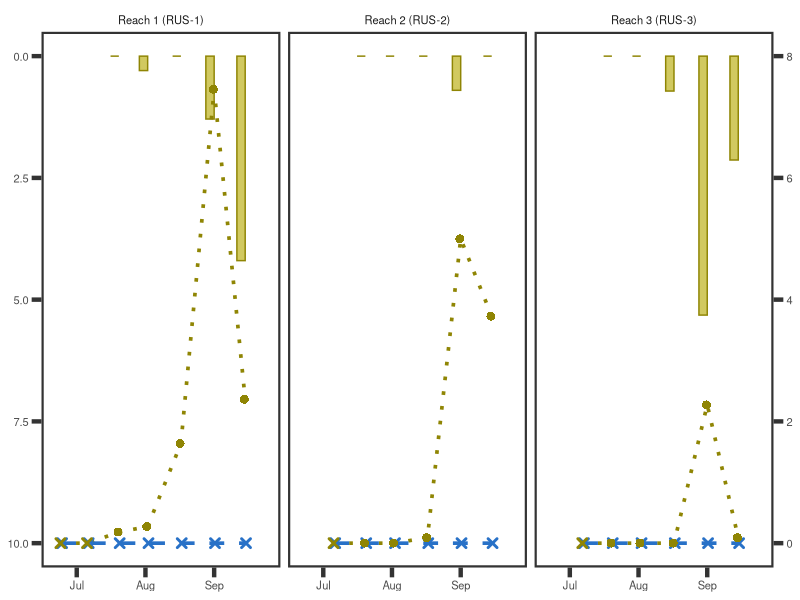

R code for this plot: (Note: this script raises an error after producing the figure.)
#### Taxa-specific cover and anatoxin relationships per reach all rivers (2022 data)
### Jordan Zabrecky
## last edited: 07.25.2025

# This script plots a supplemental figure taxa-specific cover and anatoxin concentrations
# for each reach sampled on each river in 2022

#### (1) Loading in libraries and data ####

# loading libraries
lapply(c("tidyverse", "lubridate", "plyr", "dataRetrieval", "cowplot", 
         "gridExtra", "grid"), 
       require, character.only = T)

# loading in data
data <- read.csv("./data/field_and_lab/allrivers22_combined.csv") %>% 
  mutate(field_date = ymd(field_date))

# pivot longer (cover)
cover <- data %>% 
  select(field_date, site_reach, site, microcoleus, anabaena_cylindrospermum,) %>% 
  pivot_longer(cols = c(4,5), names_to = "taxa", values_to = "percent_cover")

# get presence/absence
presence <- data %>% 
  select(field_date, site_reach, site, proportion_micro_transects, 
         proportion_ana_cyl_transects) %>% 
  mutate(microcoleus_present = 
           case_when(proportion_micro_transects > 0 ~ "yes",
                     TRUE ~ "no"),
         ana_cyl_present = 
           case_when(proportion_ana_cyl_transects > 0 ~ "yes",
                     TRUE ~ "no")) %>% 
  dplyr::rename(microcoleus = microcoleus_present,
         anabaena_cylindrospermum = ana_cyl_present) %>% 
  select(!c("proportion_micro_transects", "proportion_ana_cyl_transects")) %>% 
  pivot_longer(cols = c(4,5), names_to = "taxa", values_to = "presence")

# join in presence data with cover
cover <- left_join(cover, presence, by = c("field_date", "site_reach", "site", "taxa"))

# pivot longer (anatoxins)
anatoxins <- data %>% 
  select(field_date, site_reach, site, TM_ATX_all_ug_orgmat_g, TAC_ATX_all_ug_orgmat_g) %>% 
  dplyr::rename(microcoleus = TM_ATX_all_ug_orgmat_g,
                anabaena_cylindrospermum = TAC_ATX_all_ug_orgmat_g) %>% 
  pivot_longer(cols = c(4,5), names_to = "taxa", values_to = "ATX_ug_orgmat_g")

# split based on site_reach
cover_list <- split(cover, cover$site)
atx_list <- split(anatoxins, anatoxins$site)

#### (2) Making plots ####

# set theme for all plots
theme_set(theme_bw() + theme(legend.position = "bottom", 
                             panel.grid.minor = element_blank(), panel.grid.major = element_blank(),
                             panel.border = element_rect(linewidth = 1.5), axis.ticks = element_line(linewidth = 1.5),
                             text = element_text(size = 10), axis.ticks.length=unit(.25, "cm"),
                             strip.background = element_blank()))

## (a) Russian River

## russian river reaches

# make figure
rus_figs <- ggplot(data = cover_list$RUS, aes(x = field_date)) +
  geom_bar(data = atx_list$RUS, position = "dodge", stat = "identity", 
           aes(y = ATX_ug_orgmat_g, fill = taxa, color = taxa), width = 7.5) +
  geom_line(data = cover_list$RUS, aes(y = 10 - (percent_cover * 1.25), color = taxa, linetype = taxa),
            linewidth = 1.25) +
  geom_point(data = cover_list$RUS, aes(y = 10 - (percent_cover * 1.25), color = taxa, 
                                        shape = interaction(presence)),
             size = 2, stroke = 1.5, position = position_dodge(width = 1.5)) +
  scale_color_manual("Group", values = c("#8f8504","#2871c7"),
                     labels = c("Anabaena & Cylindrospermum", "Microcoleus")) +
  scale_linetype_manual("Group", values = c("dotted", "dashed"),
                        labels = c("Anabaena & Cylindrospermum", "Microcoleus")) +
  scale_shape_manual("Present / Quadrat", values = c(4, 16)) +
  scale_fill_manual("Group", values = c("#d1c960","#5a88bf"),
                    labels = c("Anabaena & Cylindrospermum", "Microcoleus")) +
  labs(y = NULL, x = NULL) +
  scale_x_date(limits = as.Date(c("2022-06-20", "2022-09-26"))) +
  scale_y_reverse(sec.axis = sec_axis(~ ((. - 10)/1.25) * -1)) +
  theme(legend.position = "none") + # will move over legend via illustrator
  facet_grid(~site_reach,
             labeller =  as_labeller(c(`RUS-1S` = "Reach 1 (RUS-1)", 
                                       `RUS-2`= "Reach 2 (RUS-2)",
                                       `RUS-3` = "Reach 3 (RUS-3)"))) + 
  scale_x_date(limits = as.Date(c("2022-06-20", "2022-09-26")))
rus_figs

## salmon river reaches

# create gray box for wildfire (when sampling was not taking place!) 
wildfire <- data.frame(xmin = as.Date("2022-07-30"),
                       xmax = as.Date("2022-09-18"),
                       ymin = 0, 
                       ymax = 5)

# make figure
# (having issues getting segment grouping to remove lines around box
# so will just remove lines later)
sal_figs <- ggplot(data = cover_list$SAL) +
  geom_bar(data = atx_list$SAL, position = "dodge", stat = "identity", 
           aes(x = field_date, y = ATX_ug_orgmat_g, fill = taxa, color = taxa), width = 7.5) +
  geom_line(data = cover_list$SAL, aes(x = field_date, 
                                       y = 5 - (percent_cover * .15), color = taxa,
                                       linetype = taxa, group = segment),
          linewidth = 1.25) +
  geom_point(data = cover_list$SAL, aes(x = field_date, 
                                        y = 5 - (percent_cover * .15), color = taxa, 
                                        shape = interaction(presence)),
             size = 2, stroke = 1.5, position = position_dodge(width = 1.5)) +
  geom_rect(data = wildfire, aes(xmin = xmin, xmax = xmax, ymin = ymin, ymax = ymax), 
            fill = "#ededed") +
  scale_color_manual("Group", values = c("#8f8504","#2871c7"),
                     labels = c("Anabaena & Cylindrospermum", "Microcoleus")) +
  scale_linetype_manual("Group", values = c("dotted", "dashed"),
                        labels = c("Anabaena & Cylindrospermum", "Microcoleus")) +
  scale_shape_manual("Present / Quadrat", values = c(4, 16)) +
  scale_fill_manual("Group", values = c("#d1c960","#5a88bf"),
                    labels = c("Anabaena & Cylindrospermum", "Microcoleus")) +
  labs(y = NULL, x = NULL) +
  scale_x_date(limits = as.Date(c("2022-06-20", "2022-09-26"))) +
  scale_y_reverse(limits = c(5,0), sec.axis = sec_axis(~ ((. - 5)/.15) * -1)) +
  theme(legend.position = "none") + # will move over legend via illustrator
  facet_grid(~site_reach,
             labeller =  as_labeller(c(`SAL-1S` = "Reach 1 (SAL-1)", 
                                       `SAL-2`= "Reach 2 (SAL-2)",
                                       `SAL-3` = "Reach 3 (SAL-3)")))
sal_figs 

## south fork eel reaches

# make figures
eel_figs <- ggplot(data = cover_list$`SFE-M`, aes(x = field_date)) +
  geom_bar(data = atx_list$`SFE-M`, position = "dodge", stat = "identity", 
           aes(y = ATX_ug_orgmat_g, fill = taxa, color = taxa), width = 7.5) +
  geom_line(data = cover_list$`SFE-M`, aes(y = 250 - (percent_cover * 7), color = taxa, linetype = taxa),
            linewidth = 1.25) +
  geom_point(data = cover_list$`SFE-M`, aes(y = 250 - (percent_cover * 7), color = taxa, 
                                        shape = interaction(presence)),
             size = 2, stroke = 1.5, position = position_dodge(width = 1.5)) +
  scale_color_manual("Group", values = c("#8f8504","#2871c7"),
                     labels = c("Anabaena & Cylindrospermum", "Microcoleus")) +
  scale_linetype_manual("Group", values = c("dotted", "dashed"),
                        labels = c("Anabaena & Cylindrospermum", "Microcoleus")) +
  scale_shape_manual("Present / Quadrat", values = c(4, 16)) +
  scale_fill_manual("Group", values = c("#d1c960","#5a88bf"),
                    labels = c("Anabaena & Cylindrospermum", "Microcoleus")) +
  labs(y = NULL, x = NULL) +
  scale_x_date(limits = as.Date(c("2022-06-20", "2022-09-26"))) +
  scale_y_reverse(limits = c(250,0), sec.axis = sec_axis(~ ((. - 250)/7) * -1)) +
  theme(legend.position = "none") + # will move over legend via illustrator
  facet_grid(~site_reach,
             labeller =  as_labeller(c(`SFE-M-1S` = "Reach 1 (SFE-M-1)", 
                                       `SFE-M-3`= "Reach 2 (SFE-M-3)",
                                       `SFE-M-4` = "Reach 3 (SFE-M-4)"))) +
  scale_x_date(limits = as.Date(c("2022-06-20", "2022-09-26")))
eel_figs

# note: tried to do log bar graphs using pseudo_log_trans() to deal with values <1
# (which end up as <0 after being logged), but having issues reversing it

#### (3) Putting plots together into one big plot & saving ####

# using cowplot to put together plots
all <- plot_grid(eel_figs, rus_figs, sal_figs, nrow = 3, align='vh',
                 scale = 0.96) +
  theme(plot.background = element_rect(fill = "white", color = "white")) # white background
all # will edit further in inkscape

ggsave("./figures/sfig_gpp_bc_acrossrivers_allreaches_notfinal.tiff", dpi = 600, 
       width=18, height=18, unit="cm") 
